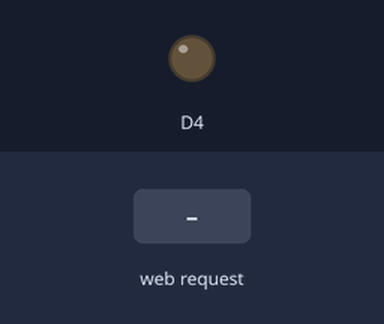
Bench run of a sketch on a simulated ESP8266 (NodeMCU). Parts: output pins drawn as LEDs (lit = HIGH). Inputs (shaded band) come from the test bench. WiFi joins after 1.5 s; servers stay silent unless stated; what the sketch prints to the serial monitor is not drawn.

Above: at 2.7 s.
2.8 s: HTTP request GET /gpio/1 received
At 3.4 s:
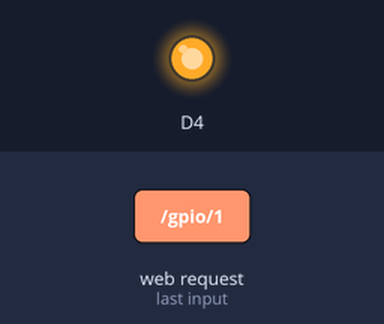
4.3 s: HTTP request GET /gpio/0 received
At 5.7 s:
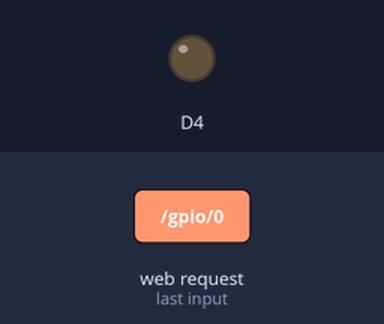
Timing chart, 0 to 7.3 s (numbered marks = the images above; inputs shaded):
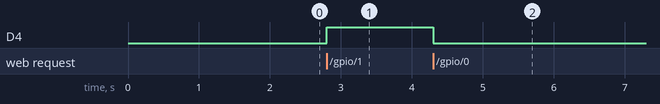

The sketch:

L19.ino
```cpp
#include <ESP8266WiFi.h>

const char* ssid = "ssid";
const char* password = "password";

WiFiServer server(80);

void setup() {
  Serial.begin(115200);
  delay(10);

  pinMode(D4, OUTPUT);
  digitalWrite(D4, 0);

  Serial.println();
  Serial.println();
  Serial.print("Connecting to ");
  Serial.println(ssid);

  WiFi.config(IPAddress(192,168,0,199), IPAddress(192,168,0,1), IPAddress(255,255,255,0));
  WiFi.begin(ssid, password);

  while (WiFi.status() != WL_CONNECTED) {
    delay(500);
    Serial.print(".");
  }
  Serial.println("");
  Serial.println("WiFi connected");

  server.begin();
  Serial.println("Server started");

  Serial.println(WiFi.localIP());
}

void loop() {
  WiFiClient client = server.available();
  if (!client) {
    return;
  }

  Serial.println("new client");
  while(!client.available()){
    delay(1);
  }

  String req = client.readStringUntil('\r');
  Serial.println(req);
  client.flush();

  int val;
  if (req.indexOf("/gpio/0") != -1) {
    val = 0;
    digitalWrite(D4, val);
  } else if (req.indexOf("/gpio/1") != -1) {
    val = 1;
    digitalWrite(D4, val);
  } else if (req.indexOf("/favicon.ico") != -1)
    ;
  else {
    Serial.println("invalid request");
    client.stop();
    return;
  }
  client.flush();

  String s = "HTTP/1.1 200 OK\r\nContent-Type: text/html\r\n\r\n<!DOCTYPE HTML>\r\n<html>\r\nGPIO is now ";
  s += (val)?"high":"low";
  s += "</html>\n";

  // Send the response to the client
  client.print(s);
  delay(1);
  Serial.println("Client disonnected");
}
```

Measured:
- after the input at 2.8 s, D4: LOW → HIGH at once
- after the input at 4.3 s, D4: HIGH → LOW at once
